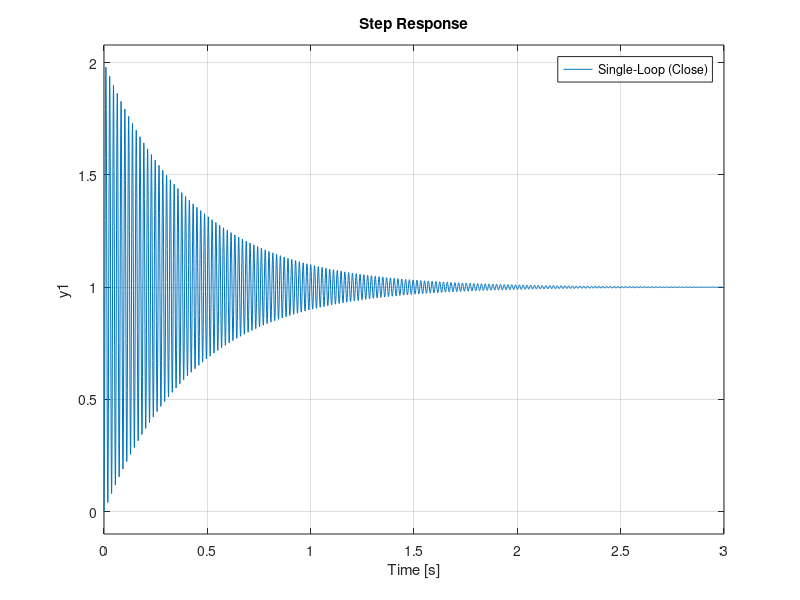

Write MATLAB code to recreate this figure. (Note: this script raises an error after producing the figure.)
% Hollot et al. "A control theoretic of RED", INFOCOM

clear;
clc;

% Operating point
N = 60; % # of TCP flows
C_l = 3750;  % link capacity (packets/sec)
R0 = 0.246; % RTT (sec)


% Input system transfer function
A = (R0*C_l^2)/(2*N^2);
B = (2*N)/(R0^2*C_l);
C = N/R0;
D = 1/R0;

% Test
sys = tf(A,[1,B])*tf(C,[1,D])
cl_sys = feedback(sys,1,-1)
% Plot
subplot(2,1,1)
step(sys)
legend('Single-Loop (Open)')
subplot(2,1,2)
step(cl_sys)
legend('Single-Loop (Close)')

% Test
sys_hollot = tf(A,[1,B])*tf(C,[1,D])
[red_i_hollot, info] = pidtune(sys_hollot,'i')
cl_sys_hollot = feedback(sys_hollot*red_i_hollot, 1)
% Plot
opt = stepDataOptions('InputOffset', -1, 'StepAmplitude', 20)
step(cl_sys_hollot,opt)
